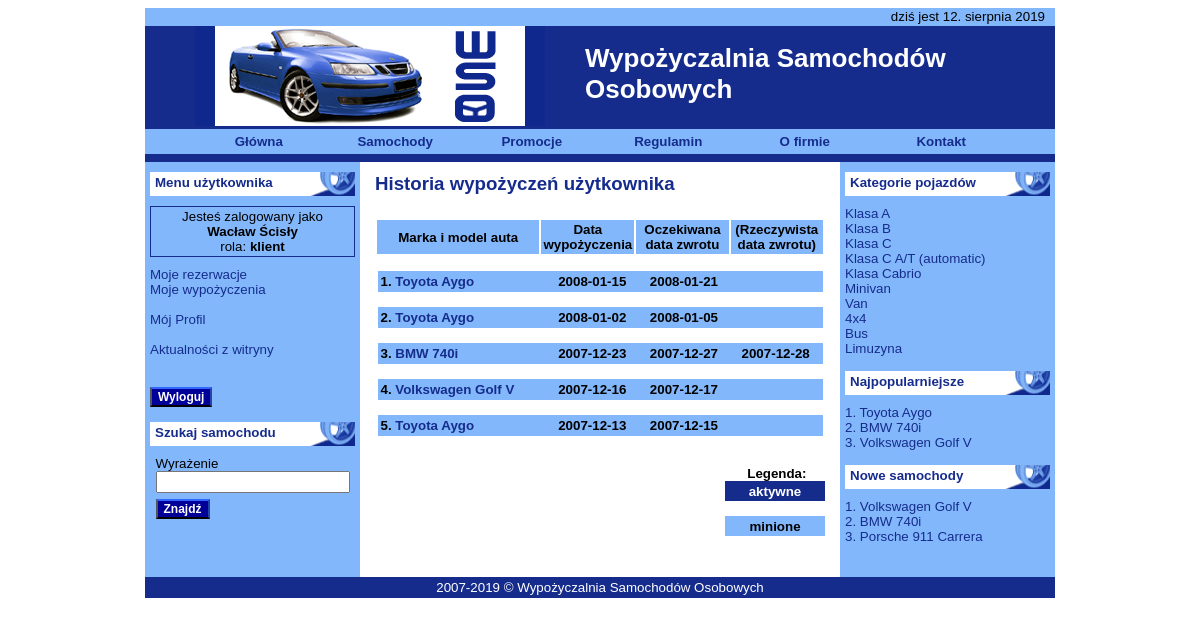
The app's page /index.php?menu=borrow (signed in) with its own data.
### tables this page shows
CREATE TABLE IF NOT EXISTS `wypozyczenia_tbl` (
  `ID_wypozyczenia` int(10) unsigned NOT NULL AUTO_INCREMENT,
  `fk_userID` int(10) unsigned NOT NULL,
  `fk_autoID` int(10) unsigned NOT NULL,
  `dataWyp` date NOT NULL,
  `dataZwrOczek` date NOT NULL,
  `dataZwrRzecz` date DEFAULT NULL,
  `miejscePodstID` int(10) unsigned NOT NULL,
  `miejsceZwrID` int(10) unsigned NOT NULL,
  `fk_rezerwacjaID` int(10) unsigned DEFAULT NULL,
  PRIMARY KEY (`ID_wypozyczenia`)
);

CREATE TABLE IF NOT EXISTS `auto_marka_tbl` (
  `ID` int(10) unsigned NOT NULL AUTO_INCREMENT,
  `marka` varchar(25) NOT NULL,
  PRIMARY KEY (`ID`),
  UNIQUE KEY `producent` (`marka`)
);

CREATE TABLE IF NOT EXISTS `auto_tbl` (
  `ID` int(10) unsigned NOT NULL AUTO_INCREMENT,
  `markaID` int(10) unsigned NOT NULL,
  `model` varchar(25) NOT NULL,
  `rokProdukcji` year(4) NOT NULL,
  `nrRejestracyjny` varchar(10) DEFAULT NULL,
  `statusPojazdu` int(11) unsigned DEFAULT NULL,
  `kategoriaID` int(10) unsigned NOT NULL,
  `pojemnosc` int(10) unsigned DEFAULT NULL,
  `moc` int(10) unsigned DEFAULT NULL,
  `skrzyniaID` int(10) unsigned DEFAULT NULL,
  `paliwoID` int(10) unsigned DEFAULT NULL,
  `nadwozieID` int(10) unsigned DEFAULT NULL,
  `drzwiID` int(10) unsigned DEFAULT NULL,
  `kolorID` int(10) unsigned NOT NULL,
  `metalik` smallint(5) unsigned DEFAULT NULL,
  `wyposazenieID` int(10) unsigned NOT NULL,
  PRIMARY KEY (`ID`)
);

CREATE TABLE IF NOT EXISTS `auto_kategoria_tbl` (
  `ID` int(10) unsigned NOT NULL AUTO_INCREMENT,
  `nazwaKategorii` varchar(25) NOT NULL,
  `opisKategorii` text NOT NULL,
  PRIMARY KEY (`ID`),
  UNIQUE KEY `nazwaKategorii` (`nazwaKategorii`)
);

### scripts/funkcje.php (called while the page is built, shortened)
<?php
function SprawdzUprawnieniaAdmina()
{
$id_osoby = $_SESSION['id'];
$kwerenda2 = "SELECT `rolaID` FROM `user_tbl` WHERE `ID`=$id_osoby";
$rezultat2 = mysql_query( $kwerenda2 );
 if ( ! $rezultat2 )
 {
 $blad = mysql_error( $rezultat2 );
 echo("$blad");
 }
 else
 {
 $wynik2 = mysql_fetch_row( $rezultat2 );
 $rola_id = $wynik2[0];
 }
$kwerenda3 = "SELECT `rolanazwa` FROM `userrole_tbl` WHERE `ID`=$rola_id";
$rezultat3 = mysql_query( $kwerenda3 );
 if ( ! $rezultat3 )
 {
 echo("<br /><b>BŁĄD!</b>");
 }
 else
 {
 $wynik3 = mysql_fetch_row( $rezultat3 );
 $nazwa_roli = $wynik3[0];
 }
 if ( $nazwa_roli == $_SESSION['rola'] ) return true;
 else return false;
}

### scripts/wypozyczenia_historia.php (the view, shortened to what this page needs)
<h3>Historia wypożyczeń użytkownika</h3>
<br />
<?php
 if ( SprawdzUprawnieniaAdmina() )
 {
 $id_uzytkownika = $_SESSION['id'];
 $kwerenda = "SELECT `ID_wypozyczenia`, `fk_autoID`, `dataWyp`, `dataZwrOczek`, `dataZwrRzecz` FROM wypozyczenia_tbl WHERE `fk_userID`=$id_uzytkownika ORDER BY `dataWyp` DESC";
$rezultat = mysql_query ( $kwerenda, $db_link );
 if ( $rezultat )
 {
 $ile_wierszy = mysql_num_rows( $rezultat );
  if ( ! $ile_wierszy )
  {
  echo("<h4>Brak złożonych rezerwacji!</h4>");
  }
  else
  {
  $ile = 0;
		echo("<table width=\"450\" align=\"center\" border=\"0\" cellpadding=\"2\" cellspacing=\"2\" bgcolor=\"white\">");
		echo("<tr>");
 		 echo('<td width="37%" bgcolor="#82B8FB" align="center"><b>Marka i model auta</b></td>');
		 echo('<td width="21%" bgcolor="#82B8FB" align="center"><b>Data wypożyczenia</b></td>');
		 echo('<td width="21%" bgcolor="#82B8FB" align="center"><b>Oczekiwana data zwrotu </b></td>');
	     echo('<td width="21%" bgcolor="#82B8FB" align="center"><b>(Rzeczywista data zwrotu)</b></td>');
		echo("</tr>");
		echo("</table>");
        echo("<br />");
	  while ( $wynik = mysql_fetch_row( $rezultat ) )
	  {
	  $ile++;
	  $biezace = false;
	  $auto_id = $wynik[1];
	  $data_wypozyczenia = $wynik[2];
	  $data_zwr_ocz = $wynik[3];
	  $data_zwr_rzecz = $wynik[4];
	   $kwerenda2 = "SELECT `model`, `markaID` FROM auto_tbl WHERE id=$auto_id";
	   $rezultat2 = mysql_query ( $kwerenda2, $db_link );
		if ( ! $rezultat2 )
		{
		echo ("<h4>Błędy:</h4>");
		echo mysql_error();
		}
		else
		{
		$wynik2 = mysql_fetch_row( $rezultat2 );
		$model = $wynik2[0];
		$marka_id = $wynik2[1];
		}
	   $kwerenda3 = "SELECT `marka` FROM `auto_marka_tbl` WHERE `id`=$marka_id";
	   $rezultat3 = mysql_query ( $kwerenda3, $db_link );
		if ( ! $rezultat3 )
		{
		echo ("<h4>Błędy:</h4>");
		echo mysql_error();
		}
		else
		{
		$wynik3 = mysql_fetch_row( $rezultat3 );
		$marka = $wynik3[0];
		}
		 if ( $biezace )
		 {
 		 echo("<table width=\"445\" align=\"center\" border=\"0\" cellpadding=\"1\" cellspacing=\"2\" bgcolor=\"#162C8C\">");
		 echo("<tr style=\"color: white\">");
 		  echo('<td width="37%">');
		  echo("<b>$ile. <a style=\"color: white;\" href=\"./index.php?cid=$auto_id\">$marka $model</a></b></td>");
		  echo("<td width=\"20%\" align=\"center\"><b> $data_wypozyczenia </b></td>");
		  echo("<td width=\"20%\" align=\"center\"><b> $data_zwr_ocz </b> </td>");
		   if ( $data_zwr_ocz == $data_zwr_rzecz )
		   echo("<td width=\"20%\" align=\"center\"><b>&nbsp;</b> </td>");
		   else
		   echo("<td width=\"20%\" align=\"center\"><b> $data_zwr_rzecz </b> </td>");
		 echo("</tr>");
		 echo("</table>");
		 }
		 else
		 {
		 echo("<table width=\"445\" align=\"center\" border=\"0\" cellpadding=\"1\" cellspacing=\"2\" bgcolor=\"#82B8FB\">");
		 echo("<tr>");
 		  echo('<td width="37%">');
		  echo("<b>$ile. <a href=\"./index.php?cid=$auto_id\">$marka $model</a></b></td>");
		  echo("<td width=\"20%\" align=\"center\"><b> $data_wypozyczenia </b></td>");
		  echo("<td width=\"20%\" align=\"center\"><b> $data_zwr_ocz </b> </td>");
		   if ( $data_zwr_ocz == $data_zwr_rzecz )
		   echo("<td width=\"20%\" align=\"center\"><b>&nbsp;</b> </td>");
		   else
		   echo("<td width=\"20%\" align=\"center\"><b> $data_zwr_rzecz </b> </td>");
		 echo("</tr>");
		 echo("</table>");
		 }
		 echo("<br />");
		}
	  }
  echo('<br />');
  echo('<p class="akapit_prawy_wezszy">');
  echo("<b>Legenda:</b> &nbsp;&nbsp;&nbsp;&nbsp;</p>");
  echo('<table align="center" width="450" border="0" cellpadding="0" cellspacing="0" >');
   echo('<tr>');
    echo('<td width="350">&nbsp;</td>');
	echo('<td style="text-align: center; background-color: #162C8C; color: white; font-weight: bold;  height: 20px">aktywne</td>');
   echo('</tr>');
   echo('<tr><td>&nbsp;</td></tr>');
   echo('<tr>');
    echo('<td>&nbsp;</td>');
	echo('<td style="text-align: center; background-color: #82B8FB; color: black; font-weight: bold;  height: 20px">minione</td>');
   echo('</tr>');
  echo('</table>');
  }
  else
  {
  echo ("<h3 style=\"color: red;\">Wystapił błąd!".mysql_error()."</h3>");
  }
 }
?>

### scripts/prawe.php (shortened to what this page needs)
<div class="sekcja_biala">Kategorie pojazdów</div>
<?php
$kwerenda = "SELECT nazwaKategorii, ID FROM auto_kategoria_tbl ORDER BY ID";
$rezultat = mysql_query( $kwerenda );
$ile_wierszy = mysql_num_rows( $rezultat );
 if ( $ile_wierszy > 0 )
 {
  while ( $wynik = mysql_fetch_row( $rezultat ) )
  {
  $nazwa_kategorii = $wynik[0];
  $id = $wynik[1];
   if ( $wynik[1] == $_GET['kat'] )
   {
   echo("<span class=\"kategoria_link\">$nazwa_kategorii</span><br />");
   }
   else
   {
   echo("<a href=\"./index.php?kat=$id\">$nazwa_kategorii</a><br />");
   }
  }
 }
 else
 {
 echo("<b>Brak wpisanych kategorii</b>");
 }
echo "<br />";
?>
<div class="sekcja_biala">Najpopularniejsze</div>
<?php
$kwerenda = "SELECT `fk_autoID`, COUNT(*) FROM wypozyczenia_tbl GROUP BY `fk_autoID` ORDER BY COUNT(*) DESC LIMIT 3";
$rezultat = mysql_query( $kwerenda );
 if ( $rezultat )
 {
 $ile_wierszy = mysql_num_rows( $rezultat );
  if ( $ile_wierszy > 0 )
  {
  $ile = 0;
   while ( $wynik = mysql_fetch_row( $rezultat ) )
   {
   $ile++;
   $auto_naj = $wynik[0];
   $auto_naj_ile = $wynik[1];
  $kwerenda6 = "SELECT markaID, model FROM auto_tbl WHERE id=$auto_naj";
  $rezultat6 = mysql_query( $kwerenda6 );
   if ( $rezultat6 )
   {
   $wynik6 = mysql_fetch_row( $rezultat6 );
   $markaID_naj = $wynik6[0];
   $model_naj = $wynik6[1];
   }
   else
   echo mysql_error();
  $kwerenda6 = "SELECT `marka` FROM `auto_marka_tbl` WHERE `id`=$markaID_naj";
  $rezultat6 = mysql_query( $kwerenda6 );
   if ( $rezultat6 )
   {
   $wynik6 = mysql_fetch_row( $rezultat6 );
   $marka_naj = $wynik6[0];
   }
   else
   echo mysql_error();
   if ( $_SESSION['rola'] == "administrator" )
   echo("<a href=\"./index.php?cid=$auto_naj\">$ile. $marka_naj $model_naj ($auto_naj_ile)</a> <br />");
   else
   echo("<a href=\"./index.php?cid=$auto_naj\">$ile. $marka_naj $model_naj</a> <br />");
   }
  echo("<br />");
  }
 }
?>
<div class="sekcja_biala">Nowe samochody</div>
<?php
$ostatni = array();
$marki = array();
$modele = array();
$kwerenda2 = "SELECT id, markaID, model FROM auto_tbl ORDER BY id DESC LIMIT 3";
$rezultat2 = mysql_query( $kwerenda2 );
 while ( $wynik2 = mysql_fetch_row( $rezultat2 ) )
 {
 $pojazd = $wynik2[0];
 $marka_id = $wynik2[1];
 $modele[] = $wynik2[2];
 $ostatni[] = $pojazd;
 $kwerenda3 = "SELECT marka FROM auto_marka_tbl WHERE id=$marka_id LIMIT 1";
 $rezultat3 = mysql_query( $kwerenda3 );
 $wynik3 = mysql_fetch_row( $rezultat3 );
 $marki[] = $wynik3[0];
 }
 for ( $i = 0; $i < 3; $i++ )
 {
 $zmienna = $ostatni[$i];
 echo("<a href=\"./index.php?cid=$zmienna\">".($i+1).". $marki[$i] $modele[$i]</a> <br />");
 }
?>

### css/styl.css (style rules this page uses)
body { font-family: Arial, Helvetica, sans-serif; font-size: 10pt; background-color: #FFFFFF; background-repeat: repeat-x; }
h3 { font-family: Arial, Helvetica, sans-serif; font-size: 14pt; font-weight: bold; color: #162C8C; padding: 0px; margin-top: 1px; margin-right: 10px; margin-bottom: 8px; margin-left: 10px; }
p { margin: 0px; padding: 0px; text-align: justify; }
.akapit_prawy_wezszy { margin: 0px; padding: 0px; text-align: right; padding-top: 0px; padding-right: 10px; padding-bottom: 0px; padding-left: 10px; }
.sekcja_biala { font-family: Verdana, Arial, Helvetica, sans-serif; font-size: 10pt; font-weight: bold; color: #162C8C; background-color: #FFFFFF; background-image: url(../img/sekcja_3.png); background-repeat: no-repeat; padding-left: 5px; vertical-align: text-bottom; height: 21px; width: 200px; text-align: left; background-position: right center; padding-top: 3px; margin-bottom: 10px; }
a:link { text-decoration: none; color: #162C8C; }

### records on screen
wypozyczenia_tbl: auto_marka_tbl.marka "Toyota", auto_tbl.model "Aygo", dataWyp "2008-01-15", dataZwrOczek "2008-01-21"
wypozyczenia_tbl: auto_marka_tbl.marka "Toyota", auto_tbl.model "Aygo", dataWyp "2008-01-02", dataZwrOczek "2008-01-05"
wypozyczenia_tbl: auto_marka_tbl.marka "BMW", auto_tbl.model "740i", dataWyp "2007-12-23", dataZwrOczek "2007-12-27", dataZwrRzecz "2007-12-28"
wypozyczenia_tbl: auto_marka_tbl.marka "Volkswagen", auto_tbl.model "Golf V", dataWyp "2007-12-16", dataZwrOczek "2007-12-17"
wypozyczenia_tbl: auto_marka_tbl.marka "Toyota", auto_tbl.model "Aygo", dataWyp "2007-12-13", dataZwrOczek "2007-12-15"
auto_kategoria_tbl: nazwaKategorii "Klasa A"
auto_kategoria_tbl: nazwaKategorii "Klasa B"
auto_kategoria_tbl: nazwaKategorii "Klasa C"
auto_kategoria_tbl: nazwaKategorii "Klasa C A/T (automatic)"
auto_kategoria_tbl: nazwaKategorii "Klasa Cabrio"
auto_kategoria_tbl: nazwaKategorii "Minivan"
auto_kategoria_tbl: nazwaKategorii "Van"
auto_kategoria_tbl: nazwaKategorii "4x4"
auto_kategoria_tbl: nazwaKategorii "Bus"
auto_kategoria_tbl: nazwaKategorii "Limuzyna"
auto_marka_tbl: marka "Toyota"
auto_tbl: model "Aygo"
auto_marka_tbl: marka "BMW"
auto_tbl: model "740i"
auto_marka_tbl: marka "Volkswagen"
auto_tbl: model "Golf V"

### other values on screen
$data_teraz_miesiac_nazwa "sierpnia"
$_SESSION['imie'] "Wacław"
$_SESSION['nazwisko'] "Ścisły"
$_SESSION['rola'] "klient"
$marki[$i] "Volkswagen"
$modele[$i] "Golf V"
$marki[$i] "BMW"
$modele[$i] "740i"
$marki[$i] "Porsche"
$modele[$i] "911 Carrera"
date(Y) "2019"
